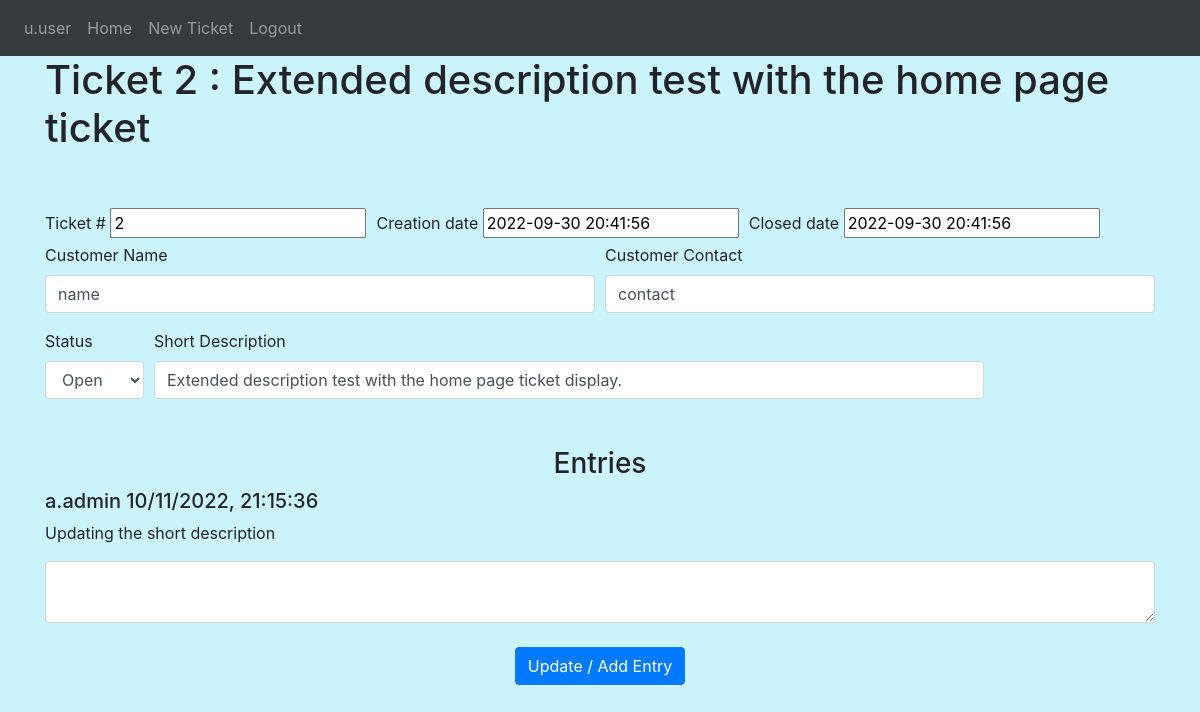
The app's page /ticket/2 (signed in) with its own data.
### Website/models.py (models this page shows)
class User(db.Model, UserMixin):
    id = db.Column(db.Integer, primary_key=True)
    username = db.Column(db.String(100), unique=True) #automatically generated to f.lname
    fname = db.Column(db.String(100))
    lname = db.Column(db.String(100))
    user_status = db.Column(db.Integer) #0 is deactivated, 1 is user, 2 is admin
    password_hash = db.Column(db.String(150))
    user_entries = db.relationship('Entry', backref='owner')

class Ticket(db.Model):
    id = db.Column(db.Integer, primary_key=True)
    short_description = db.Column(db.String(200))
    customer_name = db.Column(db.String(200))
    customer_contact = db.Column(db.String(200))
    status = db.Column(db.Integer) #0 is closed, 1 is open
    creation_date = db.Column(db.DateTime(timezone=True), default=func.now())
    close_date = db.Column(db.DateTime(timezone=True))
    ticket_entries = db.relationship('Entry')

class Entry(db.Model):
    id = db.Column(db.Integer, primary_key=True)
    ticket_id = db.Column(db.Integer, db.ForeignKey('ticket.id'))
    note = db.Column(db.String(5000))
    time = db.Column(db.DateTime(timezone=True), default=func.now())
    user_id = db.Column(db.Integer, db.ForeignKey('user.id'))

### Website/views.py (the view, shortened to what this page needs)
@views.route('/ticket', defaults={'tkt' : 0}, methods=['GET', 'POST'])
@views.route('/ticket/<int:tkt>', methods=['GET', 'POST'])
@login_required
def ticket(tkt):
    return render_template("ticket.html", user=current_user, tickets=Ticket.query.filter_by(id=tkt).first())

### Website/__init__.py (called while the page is built)
def create_app():
    app = Flask(__name__)
    app.config['SECRET_KEY'] = "SuperSecretKey"
    app.config['SQLALCHEMY_DATABASE_URI'] = f'sqlite:///{DB_NAME}'
    db.init_app(app)
    from .views import views
    from .auth import auth
    app.register_blueprint(views, url_prefix='/')
    app.register_blueprint(auth, url_prefix='/')
    from .models import User, Ticket, Entry
    create_database(app)
    login_manager = LoginManager()
    login_manager.login_view = 'auth.login'
    login_manager.init_app(app)
    @login_manager.user_loader
    def load_user(id):
        return User.query.get(int(id))
    return app

### Website/templates/ticket.html (shortened to what this page needs)
{% extends "base.html" %}
{% block content%} <h1> {% if tickets %}Ticket {{tickets.id}} : {{tickets.short_description[0:52]}}{%else%} New Ticket{% endif %}</h1>
    <br />
    <br />
    <form method="POST">
        <div class="form-row align-items-center">
          <div class="col-auto">
            <label for="TicketID">Ticket #</label>
            <input type="text" id="TicketID" name="TicketID" placeholder="###" {% if tickets %} value = "{{tickets.id}}"{% endif %} readonly>
          </div>
          <div class="col-auto">
            <label for="creation_date">Creation date</label>
            <input type="text" id="creation_date" placeholder="Creation Date" name="creation_date" {% if tickets %} value="{{tickets.creation_date}}"{% endif %} readonly>
          </div>
          <div class="col-auto">
              <label for="close_date">Closed date</label>
              <input type="text" id="close_date" placeholder="Closed Date" name="close_date" {% if tickets %} value="{{tickets.close_date}}" {% endif %} readonly>
          </div>
        </div>
        <div class="form-row">
            <div class="form-group col-md-6">
              <label for="customer_name">Customer Name</label>
              <input type="text" class="form-control" id="customer_name" name="customer_name" placeholder="Customer Name" {% if tickets %} value="{{tickets.customer_name}}"{% endif %}>
            </div>
            <div class="form-group col-md-6">
              <label for="customer_contact">Customer Contact</label>
              <input type="text" class="form-control" id="customer_contact" name="customer_contact" placeholder="Customer Contact" {% if tickets %} value="{{tickets.customer_contact}}"{% endif %}>
            </div>
          </div>
        <div class="form-row align-items-center">
            <div class="col-auto">
                <label for="status">Status</label>
                <select id="status" class="form-control" name="status">
                    {% if tickets %}
                        {% if tickets.status == 0 %}
                        <option value='0' selected>Closed</option>
                        <option value='1'>Open</option>
                        {%else%}
                        <option value='1' selected>Open</option>
                        {%endif%}
                    {% else %}
                    <option value='0'>Closed</option>
                    <option value='1' selected>Open</option>
                  {%endif%}
                </select>
            </div>
            <div class="col-9">
                <label for="short_description">Short Description</label>
                <input type="text" class="form-control" id="short_description" name="short_description" placeholder="Short Description" {% if tickets %} value="{{tickets.short_description}}"{% endif %}>
            </div>
        </div>
        <br />
        <br />
        <h3 align="center"> Entries</h3>
        <ul class="list-group list-group-flush" id="notes">
            {%for entry in tickets.ticket_entries%}
            <div class='message'>
                <h5>{{ entry.owner.username + ' ' + entry.time.strftime("%m/%d/%Y, %H:%M:%S") }}</h5>
                <p>{{ entry.note  }}</p>
            </div>
            {% endfor %}
        </ul>
        <textarea name="note" id="note" class="form-control"></textarea>
        <br />
        <div align="center">
            <button type="submit" class="btn btn-primary">Update / Add Entry</button>
        </div>
      </form>
{%endblock%}

### Website/templates/base.html (shortened to what this page needs)
<!DOCTYPE html>
<html>
  <head>
    <link
      rel="stylesheet"
      href="https://stackpath.bootstrapcdn.com/bootstrap/4.4.1/css/bootstrap.min.css"
    />
    <link
      rel="stylesheet"
      href="https://stackpath.bootstrapcdn.com/font-awesome/4.7.0/css/font-awesome.min.css"
    />
  </head>
  <body style="background-color:rgba(0, 202, 255, 0.2)">
    <nav class="navbar navbar-expand-lg navbar-dark bg-dark">
      <div class="collapse navbar-collapse" id="navbar">
        <div class="navbar-nav">
            {% if user.is_authenticated %}
            <a class="nav-item nav-link" id="user" href="/userpage">{{user.username}}</a>
            <a class="nav-item nav-link" id="home" href="/">Home</a>
            <a class="nav-item nav-link" id="adduser" href="/ticket">New Ticket</a>
            <a class="nav-item nav-link" id="logout" href="/logout">Logout</a>
            {% else %}
            <a class="nav-item nav-link" id="login" href="/login">Login</a>
            {% endif %}
        </div>
       </div>
    </nav>
    <div class="container">
        {% block content%}
        {%endblock%}
    </div>
  </body>
</html>

### records on screen
User: username "u.user"
Ticket: id "2", short_description "Extended description test with the home page ticket", TicketID "2", creation_date "2022-09-30 20:41:56", close_date "2022-09-30 20:41:56", customer_name "name", customer_contact "contact", status "Open", short_description "Extended description test with the home page ticket display."
Entry: owner "a.admin 10/11/2022, 21:15:36", note "Updating the short description"
